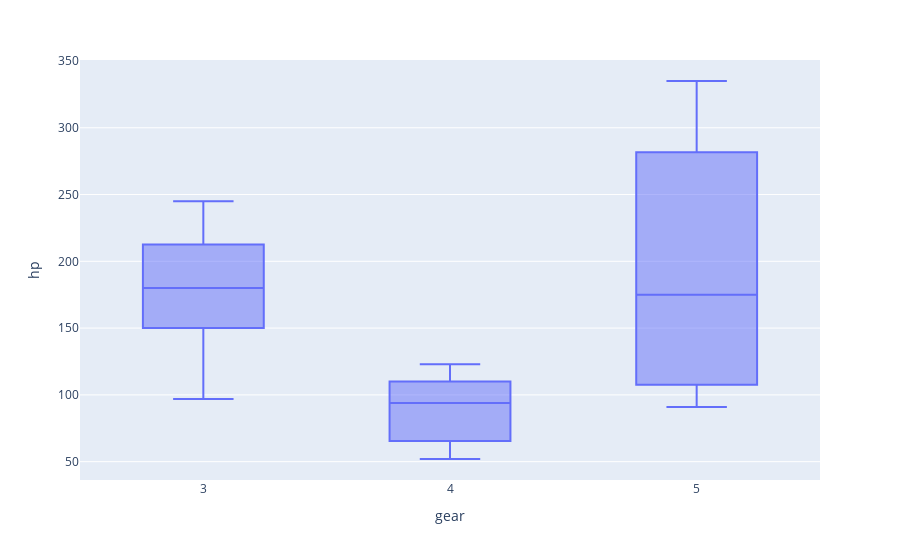

This figure's notebook cell:
### Code cell
f = px.box(data_frame=df1, x='gear', y='hp')
f.show()

### Figure 1 — Plotly figure (JSON) as saved in the notebook; plotly's stock layout.template omitted (floating-point values rounded to 4 significant figures)
{"data": [{"alignmentgroup": "True", "hovertemplate": "gear=%{x}<br>hp=%{y}<extra></extra>", "legendgroup": "", "marker": {"color": "#636efa"}, "name": "", "notched": false, "offsetgroup": "", "orientation": "v", "showlegend": false, "type": "box", "x": [4, 4, 4, 3, 3, 3, 3, 4, 4, 4, 4, 3, 3, 3, 3, 3, 3, 4, 4, 4, 3, 3, 3, 3, 3, 4, 5, 5, 5, 5, 5, 4], "x0": " ", "xaxis": "x", "y": [110, 110, 93, 110, 175, 105, 245, 62, 95, 123, 123, 180, 180, 180, 205, 215, 230, 66, 52, 65, 97, 150, 150, 245, 175, 66, 91, 113, 264, 175, 335, 109], "y0": " ", "yaxis": "y"}], "layout": {"boxmode": "group", "legend": {"tracegroupgap": 0}, "margin": {"t": 60}, "xaxis": {"anchor": "y", "domain": [0, 1], "title": {"text": "gear"}}, "yaxis": {"anchor": "x", "domain": [0, 1], "title": {"text": "hp"}}}}
